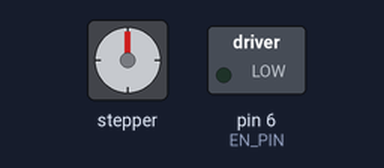
This sketch was run on a simulated Arduino Uno, built with avr-gcc and run on an emulated ATmega328P. Parts: stepper motor, switched loads named in the sketch (green lamp = pin HIGH). Stepper angles assume 200 steps per turn.

Above: at 0.15 s.
At 9.85 s:
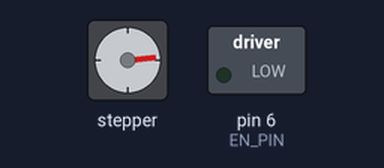
At 20.13 s:
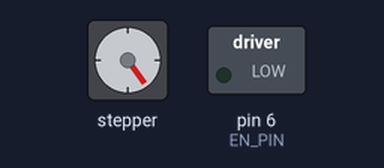
At 39.84 s:
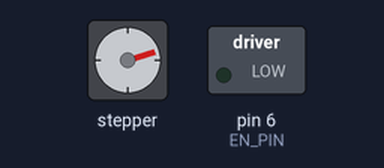
Timing chart, 0 to 40.0 s (numbered marks = the images above):
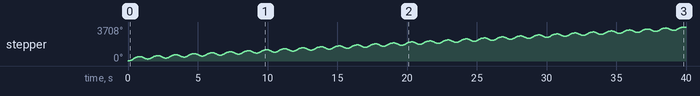

The sketch:

artery.ino
```cpp
#include <AccelStepper.h>

#define STEP_PIN 4
#define DIR_PIN 5
#define EN_PIN 6

AccelStepper artery(AccelStepper::DRIVER, STEP_PIN, DIR_PIN); //create driver object

const long STEP_PER_REVOLUTION = 200; // define this based on your stepper motor's specifications
const uint8_t BPM = 60;              // set the heart rate of the pump
const float frequency = BPM / 60;      // convert BPM into Hz

unsigned long previousMillis = 0; // stores last time update
long interval = 1500; // interval at which to run (milliseconds)

// State machine for the motor's direction and duration, names reference systole and diastole
enum MotorState {
  sys_rise,
  sys_fall,
  dia_rise,
  dia_fall
};

MotorState currentMotorState = sys_rise;

void setup() {
  artery.setMaxSpeed(250 / ((1 / frequency) * 0.375)); // Set max speed as position to travel / time to travel
  artery.setAcceleration(2000);
  artery.move(250);
  pinMode(EN_PIN, OUTPUT);
  digitalWrite(EN_PIN, LOW);
}

void loop() {
  unsigned long currentMillis = millis();

  switch (currentMotorState) {
    case sys_rise:
      if (currentMillis - previousMillis >= ((1000 / frequency) * 0.375) + 50) {
        artery.setMaxSpeed(125 / (float) ((1 / frequency) * 0.125)); // Change max speed
        artery.move(-125); // Change direction to CCW
        currentMotorState = sys_fall;
        previousMillis = currentMillis; // Remember the switch time
        //interval = 3000; // Next interval for 1 second
      }
      break;

    case sys_fall:
      if (currentMillis - previousMillis >= ((1000 / frequency) * 0.125) + 100) {
        artery.setMaxSpeed(25 / (float) ((1 / frequency) * 0.167)); // Change max speed
        artery.move(25); // Change direction to CW
        currentMotorState = dia_rise;
        previousMillis = currentMillis;
        //interval = 3000; // Next interval for 1 second
      }
      break;

    case dia_rise:
      if (currentMillis - previousMillis >= ((1000 / frequency) * 0.167) + 50) {
        artery.setMaxSpeed(150 / (float) ((1 / frequency) * 0.333)); // Change max speed
        artery.move(-150); // Change direction to CCW
        currentMotorState = dia_fall;
        previousMillis = currentMillis;
        //interval = 3000; // Next interval for 5 seconds
      }
      break;

    case dia_fall:
      if (currentMillis - previousMillis >= ((1000 / frequency) * 0.333) + 100) {
        artery.setMaxSpeed(250 / (float) ((1 / frequency) * 0.375)); // Change max speed
        artery.move(250); // Change direction to CW
        currentMotorState = sys_rise; // Loop back to the first state
        previousMillis = currentMillis;
        //interval = 3000; // Next interval back to 3 seconds
      }
      break;
  }

  artery.run();
}
```
